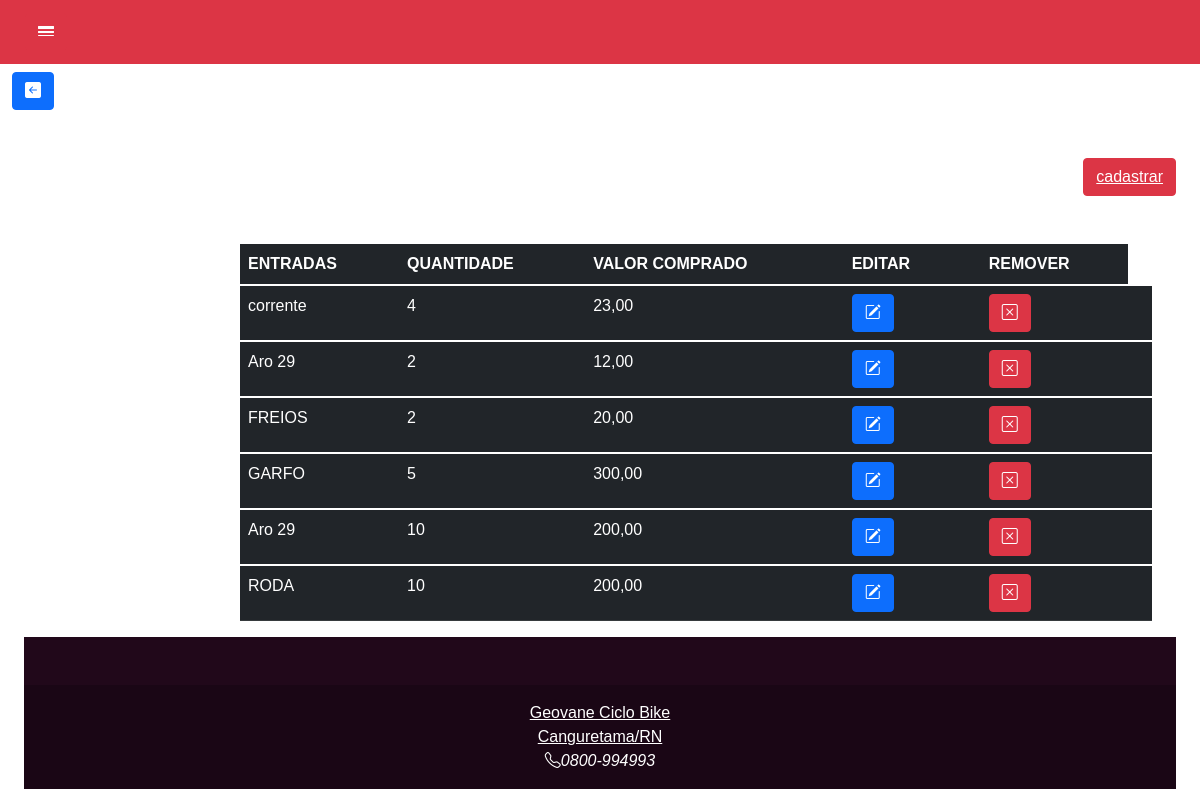
Before: /entrada/ with the older database file.
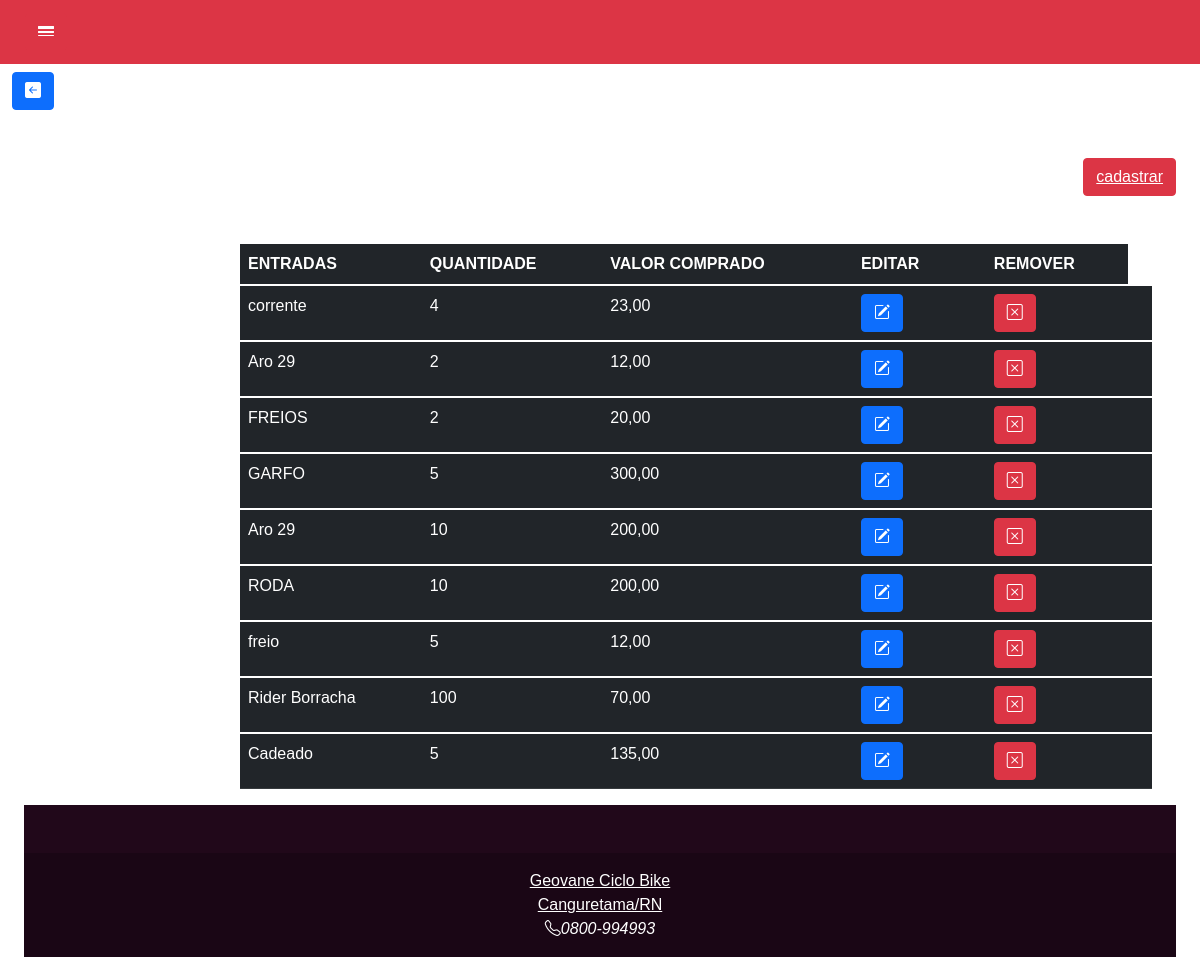
After: the same page with the newer database file.
### core/models.py (models this page shows)
class entrada_pecas(models.Model):
   pecas=models.ForeignKey(pecas,on_delete=models.PROTECT)
   quantidade=models.IntegerField('quantidade')
   data=models.DateField('Data de cadastro',null=True, auto_now_add=False)
   valor_compra=models.DecimalField('valor da compra',max_digits=10,decimal_places=2)

class pecas(models.Model):
   nome=models.CharField('Nome',max_length=100)
   data_cadastro=models.DateField('Data de cadastro',null=True, auto_now_add=False)
   descricao= models.CharField('Descrição', max_length=40)
   marca=models.CharField('Marca',max_length=100)
   fornecedor=models.CharField('Fornecedor',max_length=50)
   Tipo_pecas = models.ForeignKey(Tipo_pecas, on_delete=models.PROTECT)
   valor_venda = models.FloatField('Valor de venda')
   def __str__(self):
      return self.nome

### core/views.py (the view)
# urls.py: path('entrada/',entrada, name='entrada'),
def entrada(request):
    entradas=entrada_pecas.objects.all()
    contexto={
        'lista_entrada':entradas
    }
    return render(request,'entradas.html',contexto)

### templates/entradas.html (shortened to what this page needs)
<!DOCTYPE html>
<html lang="en">
<head>
    <link href="https://cdn.jsdelivr.net/npm/bootstrap@5.1.3/dist/css/bootstrap.min.css" rel="stylesheet"
>
    <link rel="stylesheet" href="https://cdn.jsdelivr.net/npm/bootstrap-icons@1.10.3/font/bootstrap-icons.css">
</head>
<body>
    <nav class="navbar navbar-danger bg-danger fixed-top ">
        <div class="container-fluid">
            <button class="navbar-toggler" type="button" data-bs-toggle="collapse"
                data-bs-target="#navbarToggleExternalContent" aria-controls="navbarToggleExternalContent"
                aria-expanded="false" aria-label="Toggle navigation">
                <a class="btn btn-danger" data-bs-toggle="offcanvas" href="#offcanvasExample" role="button"
                    aria-controls="offcanvasExample">
                    <i class="bi bi-border-width"></i>
                </a>
            </button>
        </div>
    </nav><br>
    <div class=" container-fluid">
        <div class="row mt-5">
          <div class="col-12">
            <button type="button" class="btn btn-primary"><a  href="{% url 'perfil' %}"><i class="bi bi-arrow-left-square-fill"></i></a></button><td></td>
          </div>
        </div>
    <div class="container-fluid">
        <div class="row mt-5">
          <div class="oi">
            <button type="button" class="btn btn-danger"><a  href="{% url 'cadastrar_entradas' %}">cadastrar</a></button>
          </div>
            <div>
                <main class="col-md-9 ms-sm-auto col-lg-10 px-md-4 mt-5">
                    <table class="table table-dark">
                        <thead>
                            <tr>
                              <th scope="col">ENTRADAS</th>
                              <th scope="col">QUANTIDADE</th>
                              <th scope="col">VALOR COMPRADO</th>
                              <th scope="col">EDITAR</th>
                              <th scope="col"></th>
                              <th scope="col">REMOVER</th>
                            </tr>
                          </thead>
                          {% for entrada_pecas in lista_entrada %}
                          <tbody class="table-group-divider">
                            <tr>
                              <td>{{entrada_pecas.pecas}}</td>
                              <td>{{entrada_pecas.quantidade}}</td>
                              <td>{{entrada_pecas.valor_compra}}</td>
                              <td><button type="button" class="btn btn-primary"><a  href="{% url 'editar_entradas' entrada_pecas.id %}"><i class="bi bi-pencil-square"></i></a></button><td>
                              <td><button type="button" class="btn btn-danger"><a  href="{% url 'deletar_pecas' entrada_pecas.id %}"><i class="bi bi-x-square"></i></a></button><td>
                            </tr>
                           <div>
                            {% empty %}
                            Nenhum tipos de peças cadastradas</p>
                            {% endfor %}
                           </div>
                         </tbody>
                      </table>
            </div>
        </div>
        <footer class="text-center text-white" style="background-color: #21081a;">
            <div class="container p-4"></div>
            <div class="text-center p-3" style="background-color: rgba(0, 0, 0, 0.2);">
                <a class="text-white" href="https://mdbootstrap.com/">Geovane Ciclo Bike</a><br>
                <a class="text-white" href="https://mdbootstrap.com/">Canguretama/RN</a><br>
                <i class="bi bi-telephone">0800-994993</i>
            </div>
        </footer>
</body>
</html>

Changed rows visible on the page:
added entrada_pecas: pecas "freio", quantidade "5", valor_compra "12,00"
added entrada_pecas: pecas "Rider Borracha", quantidade "100", valor_compra "70,00"
added entrada_pecas: pecas "Cadeado", quantidade "5", valor_compra "135,00"
